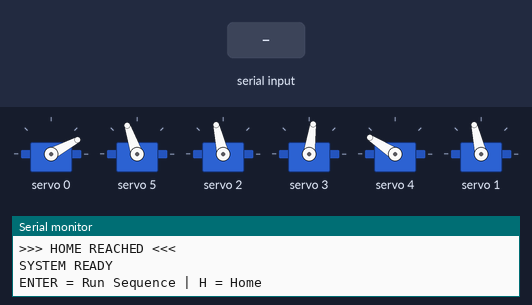
The program below on a simulated ESP32. Shown: 6 × servo, the last lines printed to the serial monitor. The test bench sets the inputs (shaded band).

Above: at 8.2 s.
8.3 s: "1\n" received over Serial
At 17.3 s:
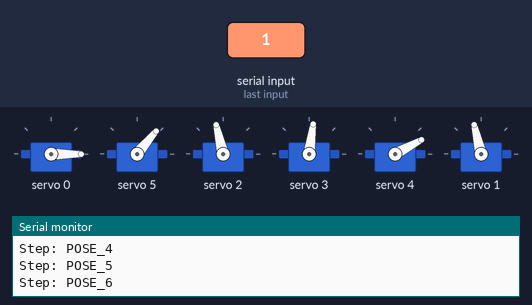
At 20.28 s:
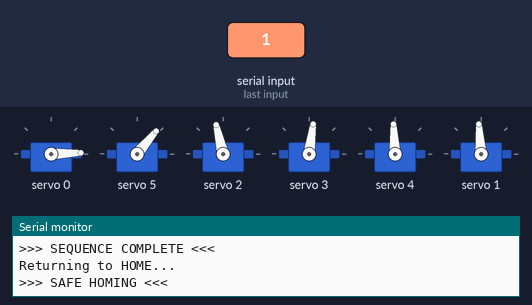
Timing chart, 0 to 26.3 s (numbered marks = the images above; inputs shaded):
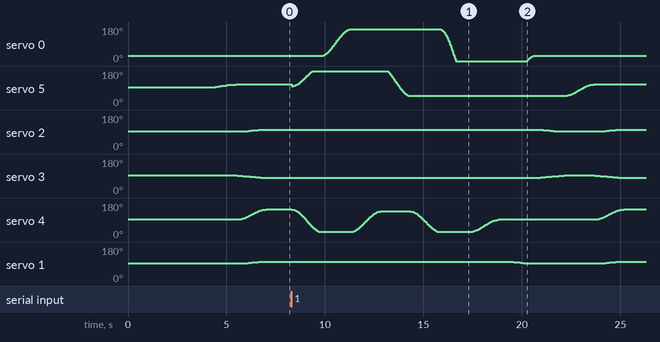

The program:

main.cpp
```cpp
#include <Arduino.h>
#include <Wire.h>
#include <Adafruit_PWMServoDriver.h>

Adafruit_PWMServoDriver pwm = Adafruit_PWMServoDriver(0x40);

// ===================== CHANNELS =====================
const int GRIPPER_CH  = 0;
const int WRIST_R_CH  = 1;
const int SHOULDER_CH = 2;
const int ELBOW_CH    = 3;
const int WRIST_P_CH  = 4;
const int BASE_CH     = 5;

// ===================== LIMITS =====================
struct JointLimits { int min; int max; };

const JointLimits LIMIT_G  = {0, 180};
const JointLimits LIMIT_B  = {10, 260};
const JointLimits LIMIT_S  = {20, 160};
const JointLimits LIMIT_E  = {20, 160};
const JointLimits LIMIT_WP = {10, 170};
const JointLimits LIMIT_WR = {10, 170};

// ===================== POSE =====================
struct Pose {
  int g, b, s, e, wp, wr;
};

struct NamedPose {
  const char* name;
  Pose pose;
};

// ===================== HARD-CODED SEQUENCE =====================
NamedPose sequence[] = {

  {"POSE_1", {30, 145, 100, 80, 140, 100}},
  {"POSE_2", {30, 285, 100, 80, 30, 100}},
  {"POSE_3", {160, 285, 100, 80, 30, 100}},
  {"POSE_4", {160, 285, 100, 80, 130, 100}},
  {"POSE_5", {160, 75, 100, 80, 130, 100}},
  {"POSE_6", {160, 75, 100, 80, 30, 100}},
  {"POSE_7", {-120, 75, 100, 80, 30, 100}},
  {"POSE_8", {-120, 75, 100, 80, 90, 100}},
};

const int seqCount = sizeof(sequence) / sizeof(sequence[0]);

// ===================== STATE =====================
int curG=30, curB=135, curS=90, curE=90, curWP=90, curWR=90;
bool isRunning = false;

// ===================== HOME POSITION =====================
const Pose HOME_POSE = {30, 158,100, 80, 140, 100};

// ===================== PWM =====================
void setServoSafe(uint8_t ch, int angle, JointLimits limit, int range) {
  int safeAngle = constrain(angle, limit.min, limit.max);
  pwm.writeMicroseconds(ch, map(safeAngle, 0, range, 500, 2500));
}

void updateRobot() {
  setServoSafe(GRIPPER_CH,  curG,  LIMIT_G,  180);
  setServoSafe(BASE_CH,     curB,  LIMIT_B,  270);
  setServoSafe(SHOULDER_CH, curS,  LIMIT_S,  180);
  setServoSafe(ELBOW_CH,    curE,  LIMIT_E,  180);
  setServoSafe(WRIST_P_CH,  curWP, LIMIT_WP, 180);
  setServoSafe(WRIST_R_CH,  curWR, LIMIT_WR, 180);
}

// ===================== SMOOTH MOTION ENGINE =====================
void moveToPose(Pose a, Pose b, int steps = 80, int delayMs = 15) {

  for (int i = 0; i <= steps; i++) {

    float t = (float)i / steps;

    // ===================== S-CURVE (SMOOTHSTEP) =====================
    t = t * t * (3.0f - 2.0f * t);

    curG  = a.g  + (b.g  - a.g)  * t;
    curB  = a.b  + (b.b  - a.b)  * t;
    curS  = a.s  + (b.s  - a.s)  * t;
    curE  = a.e  + (b.e  - a.e)  * t;
    curWP = a.wp + (b.wp - a.wp) * t;
    curWR = a.wr + (b.wr - a.wr) * t;

    updateRobot();
    delay(delayMs);
  }
}

// ===================== SAFE HOMING =====================
void goHome() {

  Serial.println("\n>>> SAFE HOMING <<<");

  Pose start = {curG, curB, curS, curE, curWP, curWR};

  Pose retract = {
    HOME_POSE.g,
    curB,
    curS,
    curE,
    90,
    90
  };

  moveToPose(start, retract);

  Pose elevate = {
    HOME_POSE.g,
    curB,
    90,
    90,
    90,
    90
  };

  moveToPose(retract, elevate);

  Pose align = {
    HOME_POSE.g,
    HOME_POSE.b,
    90,
    90,
    90,
    90
  };

  moveToPose(elevate, align);

  moveToPose(align, HOME_POSE);

  curG  = HOME_POSE.g;
  curB  = HOME_POSE.b;
  curS  = HOME_POSE.s;
  curE  = HOME_POSE.e;
  curWP = HOME_POSE.wp;
  curWR = HOME_POSE.wr;

  updateRobot();

  Serial.println(">>> HOME REACHED <<<");
}

// ===================== RUN SEQUENCE =====================
void runScript() {

  if (isRunning) return;
  isRunning = true;

  Serial.println("\n>>> RUNNING SEQUENCE <<<");

  for (int i = 0; i < seqCount - 1; i++) {

    Serial.print("Step: ");
    Serial.println(sequence[i].name);

    moveToPose(sequence[i].pose, sequence[i + 1].pose);
  }

  Serial.println(">>> SEQUENCE COMPLETE <<<");

  delay(300);
  Serial.println("Returning to HOME...");
  goHome();

  isRunning = false;
}

// ===================== SETUP =====================
void setup() {

  Serial.begin(115200);
  Wire.begin(21, 22);

  pwm.begin();
  pwm.setPWMFreq(50);

  updateRobot();

  delay(1000);

  goHome();

  Serial.println("\nSYSTEM READY");
  Serial.println("ENTER = Run Sequence | H = Home");
}

// ===================== LOOP =====================
void loop() {

  if (!Serial.available()) return;

  char c = Serial.read();

  if (c == '\n') {
    runScript();
  }

  if (tolower(c) == 'h') {
    goHome();
  }
}
```

Measured:
- after the input at 8.3 s, servo 2: 103° → 102° after 12.4 s, → 101° 0.28 s later, → 100° 0.13 s later, → 99° 0.13 s later, … (20 changes in this stretch); servo 3: rises from 82° to 93° in 1.2 s, then falls to 82° in 2.7 s; servo 1: 103° → 102° after 10.9 s, → 101° 0.28 s later, → 100° 0.13 s later, → 99° 0.13 s later, … (20 changes in this stretch)
